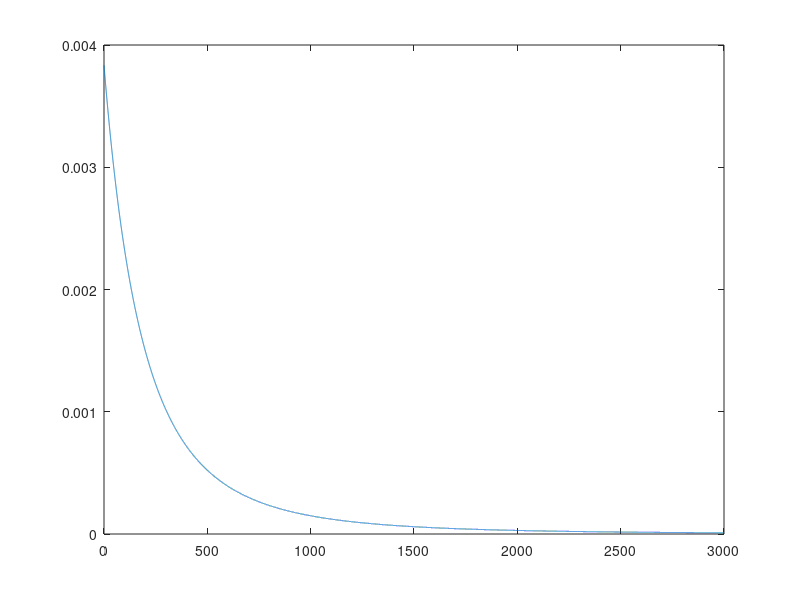
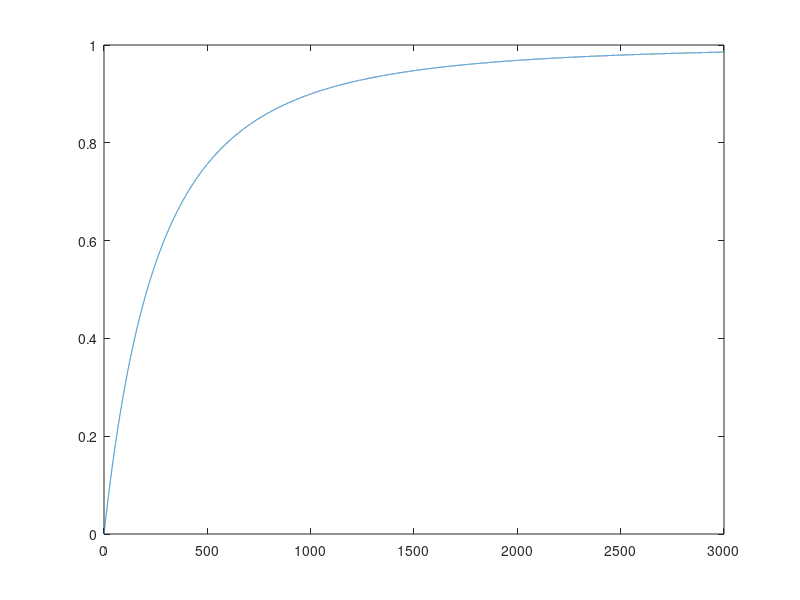

Reproduce these figures in MATLAB, in order.
%Pareto distribution parameter estimation
clear all
close all

mean = 443.672;
var = 1119651.834;

alpha = 2/(1 - mean^2/var);
beta = mean*(var + mean^2)/(var - mean^2);
eta = 1/alpha;
sigma = beta/alpha;

theta = (alpha-2)/beta

x = 0:0.1:3000;

f = 1/sigma*(1+eta.*x./sigma).^(-1/eta-1);
F = 1 - (1 + x./beta).^(-alpha);

plot (x, f);
figure
plot (x, F);